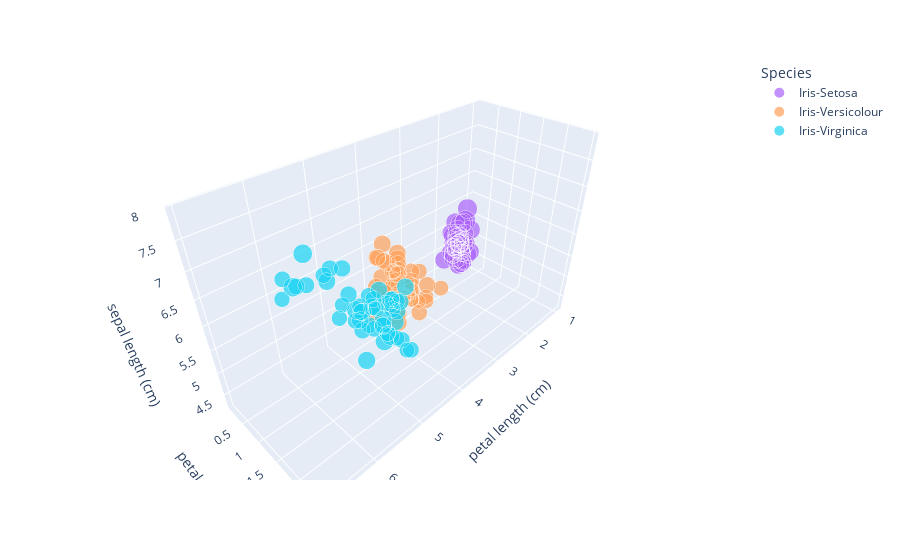

The code cell stored with this chart in its notebook:
### Code cell
px.scatter_3d(iris_df, x="petal length (cm)", y="petal width (cm)", z="sepal length (cm)", size="sepal width (cm)", 
              color="Species", color_discrete_map = {"Joly": "blue", "Bergeron": "violet", "Coderre":"pink"})

### Figure 1 — Plotly figure (JSON) as saved in the notebook; plotly's stock layout.template omitted (floating-point values rounded to 4 significant figures)
{"data": [{"hovertemplate": "Species=Iris-Setosa<br>petal length (cm)=%{x}<br>petal width (cm)=%{y}<br>sepal length (cm)=%{z}<br>sepal width (cm)=%{marker.size}<extra></extra>", "legendgroup": "Iris-Setosa", "marker": {"color": "#ab63fa", "size": [3.5, 3, 3.2, 3.1, 3.6, 3.9, 3.4, 3.4, 2.9, 3.1, 3.7, 3.4, 3, 3, 4, 4.4, 3.9, 3.5, 3.8, 3.8, 3.4, 3.7, 3.6, 3.3, 3.4, 3, 3.4, 3.5, 3.4, 3.2, 3.1, 3.4, 4.1, 4.2, 3.1, 3.2, 3.5, 3.6, 3, 3.4, 3.5, 2.3, 3.2, 3.5, 3.8, 3, 3.8, 3.2, 3.7, 3.3], "sizemode": "area", "sizeref": 0.011, "symbol": "circle"}, "mode": "markers", "name": "Iris-Setosa", "scene": "scene", "showlegend": true, "type": "scatter3d", "x": [1.4, 1.4, 1.3, 1.5, 1.4, 1.7, 1.4, 1.5, 1.4, 1.5, 1.5, 1.6, 1.4, 1.1, 1.2, 1.5, 1.3, 1.4, 1.7, 1.5, 1.7, 1.5, 1, 1.7, 1.9, 1.6, 1.6, 1.5, 1.4, 1.6, 1.6, 1.5, 1.5, 1.4, 1.5, 1.2, 1.3, 1.4, 1.3, 1.5, 1.3, 1.3, 1.3, 1.6, 1.9, 1.4, 1.6, 1.4, 1.5, 1.4], "y": [0.2, 0.2, 0.2, 0.2, 0.2, 0.4, 0.3, 0.2, 0.2, 0.1, 0.2, 0.2, 0.1, 0.1, 0.2, 0.4, 0.4, 0.3, 0.3, 0.3, 0.2, 0.4, 0.2, 0.5, 0.2, 0.2, 0.4, 0.2, 0.2, 0.2, 0.2, 0.4, 0.1, 0.2, 0.2, 0.2, 0.2, 0.1, 0.2, 0.2, 0.3, 0.3, 0.2, 0.6, 0.4, 0.3, 0.2, 0.2, 0.2, 0.2], "z": [5.1, 4.9, 4.7, 4.6, 5, 5.4, 4.6, 5, 4.4, 4.9, 5.4, 4.8, 4.8, 4.3, 5.8, 5.7, 5.4, 5.1, 5.7, 5.1, 5.4, 5.1, 4.6, 5.1, 4.8, 5, 5, 5.2, 5.2, 4.7, 4.8, 5.4, 5.2, 5.5, 4.9, 5, 5.5, 4.9, 4.4, 5.1, 5, 4.5, 4.4, 5, 5.1, 4.8, 5.1, 4.6, 5.3, 5]}, {"hovertemplate": "Species=Iris-Versicolour<br>petal length (cm)=%{x}<br>petal width (cm)=%{y}<br>sepal length (cm)=%{z}<br>sepal width (cm)=%{marker.size}<extra></extra>", "legendgroup": "Iris-Versicolour", "marker": {"color": "#FFA15A", "size": [3.2, 3.2, 3.1, 2.3, 2.8, 2.8, 3.3, 2.4, 2.9, 2.7, 2, 3, 2.2, 2.9, 2.9, 3.1, 3, 2.7, 2.2, 2.5, 3.2, 2.8, 2.5, 2.8, 2.9, 3, 2.8, 3, 2.9, 2.6, 2.4, 2.4, 2.7, 2.7, 3, 3.4, 3.1, 2.3, 3, 2.5, 2.6, 3, 2.6, 2.3, 2.7, 3, 2.9, 2.9, 2.5, 2.8], "sizemode": "area", "sizeref": 0.011, "symbol": "circle"}, "mode": "markers", "name": "Iris-Versicolour", "scene": "scene", "showlegend": true, "type": "scatter3d", "x": [4.7, 4.5, 4.9, 4, 4.6, 4.5, 4.7, 3.3, 4.6, 3.9, 3.5, 4.2, 4, 4.7, 3.6, 4.4, 4.5, 4.1, 4.5, 3.9, 4.8, 4, 4.9, 4.7, 4.3, 4.4, 4.8, 5, 4.5, 3.5, 3.8, 3.7, 3.9, 5.1, 4.5, 4.5, 4.7, 4.4, 4.1, 4, 4.4, 4.6, 4, 3.3, 4.2, 4.2, 4.2, 4.3, 3, 4.1], "y": [1.4, 1.5, 1.5, 1.3, 1.5, 1.3, 1.6, 1, 1.3, 1.4, 1, 1.5, 1, 1.4, 1.3, 1.4, 1.5, 1, 1.5, 1.1, 1.8, 1.3, 1.5, 1.2, 1.3, 1.4, 1.4, 1.7, 1.5, 1, 1.1, 1, 1.2, 1.6, 1.5, 1.6, 1.5, 1.3, 1.3, 1.3, 1.2, 1.4, 1.2, 1, 1.3, 1.2, 1.3, 1.3, 1.1, 1.3], "z": [7, 6.4, 6.9, 5.5, 6.5, 5.7, 6.3, 4.9, 6.6, 5.2, 5, 5.9, 6, 6.1, 5.6, 6.7, 5.6, 5.8, 6.2, 5.6, 5.9, 6.1, 6.3, 6.1, 6.4, 6.6, 6.8, 6.7, 6, 5.7, 5.5, 5.5, 5.8, 6, 5.4, 6, 6.7, 6.3, 5.6, 5.5, 5.5, 6.1, 5.8, 5, 5.6, 5.7, 5.7, 6.2, 5.1, 5.7]}, {"hovertemplate": "Species=Iris-Virginica<br>petal length (cm)=%{x}<br>petal width (cm)=%{y}<br>sepal length (cm)=%{z}<br>sepal width (cm)=%{marker.size}<extra></extra>", "legendgroup": "Iris-Virginica", "marker": {"color": "#19d3f3", "size": [3.3, 2.7, 3, 2.9, 3, 3, 2.5, 2.9, 2.5, 3.6, 3.2, 2.7, 3, 2.5, 2.8, 3.2, 3, 3.8, 2.6, 2.2, 3.2, 2.8, 2.8, 2.7, 3.3, 3.2, 2.8, 3, 2.8, 3, 2.8, 3.8, 2.8, 2.8, 2.6, 3, 3.4, 3.1, 3, 3.1, 3.1, 3.1, 2.7, 3.2, 3.3, 3, 2.5, 3, 3.4, 3], "sizemode": "area", "sizeref": 0.011, "symbol": "circle"}, "mode": "markers", "name": "Iris-Virginica", "scene": "scene", "showlegend": true, "type": "scatter3d", "x": [6, 5.1, 5.9, 5.6, 5.8, 6.6, 4.5, 6.3, 5.8, 6.1, 5.1, 5.3, 5.5, 5, 5.1, 5.3, 5.5, 6.7, 6.9, 5, 5.7, 4.9, 6.7, 4.9, 5.7, 6, 4.8, 4.9, 5.6, 5.8, 6.1, 6.4, 5.6, 5.1, 5.6, 6.1, 5.6, 5.5, 4.8, 5.4, 5.6, 5.1, 5.1, 5.9, 5.7, 5.2, 5, 5.2, 5.4, 5.1], "y": [2.5, 1.9, 2.1, 1.8, 2.2, 2.1, 1.7, 1.8, 1.8, 2.5, 2, 1.9, 2.1, 2, 2.4, 2.3, 1.8, 2.2, 2.3, 1.5, 2.3, 2, 2, 1.8, 2.1, 1.8, 1.8, 1.8, 2.1, 1.6, 1.9, 2, 2.2, 1.5, 1.4, 2.3, 2.4, 1.8, 1.8, 2.1, 2.4, 2.3, 1.9, 2.3, 2.5, 2.3, 1.9, 2, 2.3, 1.8], "z": [6.3, 5.8, 7.1, 6.3, 6.5, 7.6, 4.9, 7.3, 6.7, 7.2, 6.5, 6.4, 6.8, 5.7, 5.8, 6.4, 6.5, 7.7, 7.7, 6, 6.9, 5.6, 7.7, 6.3, 6.7, 7.2, 6.2, 6.1, 6.4, 7.2, 7.4, 7.9, 6.4, 6.3, 6.1, 7.7, 6.3, 6.4, 6, 6.9, 6.7, 6.9, 5.8, 6.8, 6.7, 6.7, 6.3, 6.5, 6.2, 5.9]}], "layout": {"legend": {"itemsizing": "constant", "title": {"text": "Species"}, "tracegroupgap": 0}, "margin": {"t": 60}, "scene": {"domain": {"x": [0, 1], "y": [0, 1]}, "xaxis": {"title": {"text": "petal length (cm)"}}, "yaxis": {"title": {"text": "petal width (cm)"}}, "zaxis": {"title": {"text": "sepal length (cm)"}}}}}
